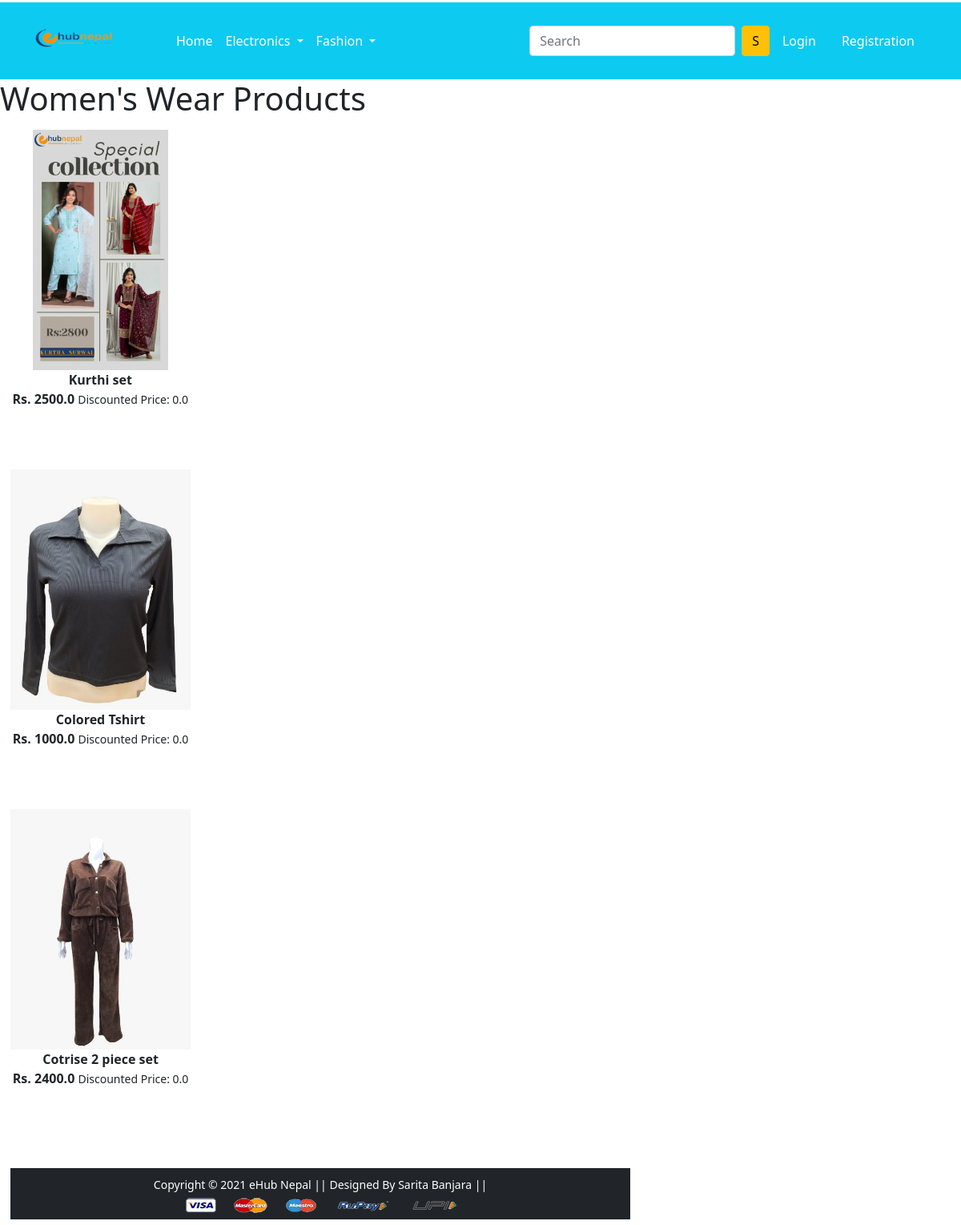
The page /womenwear/ on the database its author committed.
### app/models.py (models this page shows, shortened)
class Product(models.Model):
    title = models.CharField(max_length=100)
    selling_price = models.FloatField()
    discounted_price = models.FloatField()
    description = models.TextField()
    brand = models. CharField(max_length=100)
    category = models.CharField(choices=CATEGORY_CHOICES, max_length=2)
    product_image = models.ImageField(upload_to='produtimg')

### app/views.py (the view)
# urls.py: path('womenwear/', views.womenwear, name='womenwear'),
def womenwear(request):
    womenwear = Product.objects.filter(category='W')
    return render(request, 'app/womenwear.html', {'womenwear': womenwear})

### app/templates/app/womenwear.html (shortened to what this page needs)
{% extends 'app/base.html' %}
{% block main-content %}
<div class="col-sm-8">
    <h1>Women's Wear Products</h1>
    <div class = "row">
        {% for product in womenwear %}
         <div class = "col-sm-4 text-center mb-4">
         <a href="{% url 'product-detail' product.id %}" class = "btn">
         <div class = "item">
         <img src = "{{product.product_image.url}}" alt = "" height="300" class="">
         <div class="fw-bold">{{product.title}}</div>
         <div class = "fw-bold">Rs. {{product.selling_price}}
         <small class = "fw-light text-decoration-lone-through">Discounted Price: {{product.discounted_price}}</small></div>
         </div>
         </div>
         {% endfor %}
  </div>
{% endblock main-content %}

### rows shown on the page
Product: product_image (picture), title "Kurthi set", selling_price "2500.0", discounted_price "0.0"
Product: product_image (picture), title "Colored Tshirt", selling_price "1000.0", discounted_price "0.0"
Product: product_image (picture), title "Cotrise 2 piece set", selling_price "2400.0", discounted_price "0.0"
